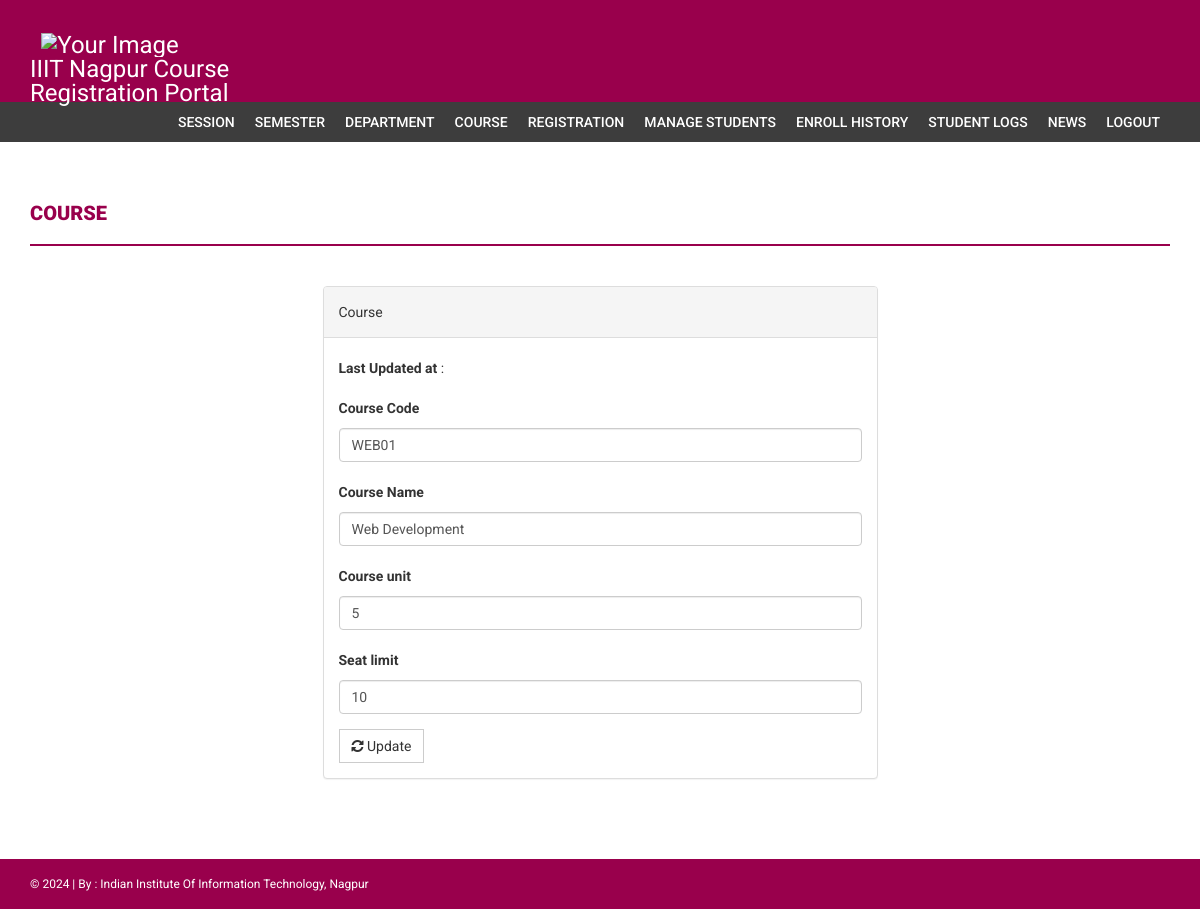
Screenshot of /admin/edit-course.php?id=1 (signed in) with the database file from the repository.
### tables this page shows
CREATE TABLE `course` (
  `id` int NOT NULL,
  `courseCode` varchar(255) DEFAULT NULL,
  `courseName` varchar(255) DEFAULT NULL,
  `courseUnit` varchar(255) DEFAULT NULL,
  `noofSeats` int DEFAULT NULL,
  `creationDate` timestamp NULL DEFAULT CURRENT_TIMESTAMP,
  `updationDate` varchar(255) DEFAULT NULL
);

### admin/edit-course.php (the view, shortened to what this page needs)
<?php
if(strlen($_SESSION['alogin'])==0)
    {
header('location:index.php');
}
else{
$id=intval($_GET['id']);
?>
<!DOCTYPE html>
<html xmlns="http://www.w3.org/1999/xhtml">
<head>
    <link href="../assets/css/bootstrap.css" rel="stylesheet" />
    <link href="../assets/css/font-awesome.css" rel="stylesheet" />
    <link href="../assets/css/style.css" rel="stylesheet" />
</head>
<body>
<?php include('includes/header.php');?>
<?php if($_SESSION['alogin']!="")
{
 include('includes/menubar.php');
}
 ?>
    <div class="content-wrapper">
        <div class="container">
              <div class="row">
                    <div class="col-md-12">
                        <h1 class="page-head-line">Course  </h1>
                    </div>
                </div>
                <div class="row" >
                  <div class="col-md-3"></div>
                    <div class="col-md-6">
                        <div class="panel panel-default">
                        <div class="panel-heading">
                           Course
                        </div>
                        <div class="panel-body">
                       <form name="dept" method="post">
<?php
$sql=mysqli_query($con,"select * from course where id='$id'");
while($row=mysqli_fetch_array($sql))
{
?>
<p><b>Last Updated at</b> :<?php echo htmlentities($row['updationDate']);?></p>
   <div class="form-group">
    <label for="coursecode">Course Code  </label>
    <input type="text" class="form-control" id="coursecode" name="coursecode" placeholder="Course Code" value="<?php echo htmlentities($row['courseCode']);?>" required />
  </div>
 <div class="form-group">
    <label for="coursename">Course Name  </label>
    <input type="text" class="form-control" id="coursename" name="coursename" placeholder="Course Name" value="<?php echo htmlentities($row['courseName']);?>" required />
  </div>
<div class="form-group">
    <label for="courseunit">Course unit  </label>
    <input type="text" class="form-control" id="courseunit" name="courseunit" placeholder="Course Unit" value="<?php echo htmlentities($row['courseUnit']);?>" required />
  </div>
<div class="form-group">
    <label for="seatlimit">Seat limit  </label>
    <input type="text" class="form-control" id="seatlimit" name="seatlimit" placeholder="Seat limit" value="<?php echo htmlentities($row['noofSeats']);?>" required />
  </div>
<?php } ?>
 <button type="submit" name="submit" class="btn btn-default"><i class=" fa fa-refresh "></i> Update</button>
</form>
                            </div>
                            </div>
                    </div>
                </div>
            </div>
        </div>
  <?php include('includes/footer.php');?>
</body>
</html>
<?php } ?>

### assets/css/style.css (style rules this page uses)
body { font-family: 'Roboto', sans-serif; line-height: 30px; }
.content-wrapper { margin-top: 40px; min-height: 600px; padding-bottom: 60px; }
.page-head-line { font-weight: 900; padding-bottom: 20px; border-bottom: 2px solid rgb(153, 0, 76); text-transform: uppercase; color: rgb(153, 0, 76); font-size: 20px; margin-bottom: 40px; }
.btn { border-radius: 0px; -webkit-border-radius: 0px; -moz-border-radius: 0px; }

### rows the page displays
course: coursecode "WEB01", coursename "Web Development", courseunit "5", seatlimit "10"
